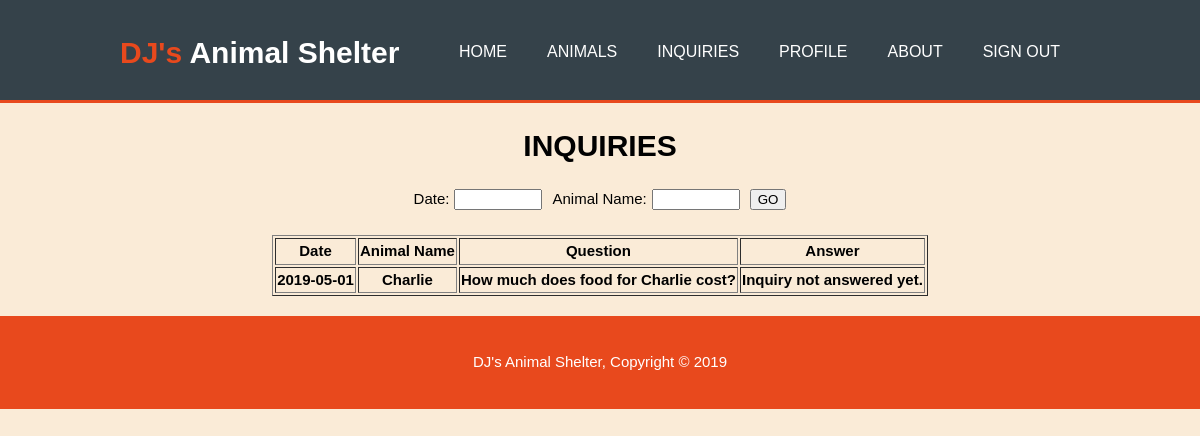
/user_inquiries.php (signed in), run on the app's committed database.
### tables this page shows
CREATE TABLE `inquiries` (
  `INQUIRY_ID` int(11) NOT NULL,
  `PROFILE_ID` int(11) NOT NULL,
  `Inquiry_Date` date NOT NULL,
  `ANIMAL_ID` int(11) NOT NULL,
  `First_Name` varchar(100) NOT NULL,
  `Last_Name` varchar(100) NOT NULL,
  `Animal_Name` varchar(100) NOT NULL,
  `Question` varchar(150) NOT NULL,
  `Answer` varchar(150) DEFAULT NULL
);

### src/user_inquiries_filters.php (the view, shortened to what this page needs)
<?php
    echo '<table border = "1" align = "center">';
    echo '<tr>';
    echo '<th>Date</th>';
    echo '<th>Animal Name</th>';
    echo '<th>Question</th>';
    echo '<th>Answer</th>';
    echo '</tr>';
    $result = mysqli_query($con, "SELECT Inquiry_Date, Animal_Name, Question, Answer from inquiries WHERE PROFILE_ID = '$profile_id'");
    $date = $_SESSION['inquiry_date'];
    $a_name = $_SESSION['inquiry_a_name'];
    if(mysqli_num_rows($result) == 0)
        echo '<h2 align = "center">No Inquiries made</h2>';
    else
    {
        while($row = $result->fetch_assoc())
        {
            $i_date = $row['Inquiry_Date'];
            $animal_name = $row['Animal_Name'];
            if($date != "" && $a_name != "")
            {
                if($date == $i_date && $a_name == $animal_name)
                {
                    echo '<tr>';
                    echo '<th>' . $row['Inquiry_Date'] . '</th>';
                    echo '<th>' . $row['Animal_Name'] . '</th>';
                    echo '<th>' . $row['Question'] . '</th>';
                    if($row['Answer'] == NULL)
                        echo '<th>Inquiry not answered yet.</th>';
                    else
                        echo '<th>' . $row['Answer'] .'</th>';
                    echo '</tr>';
                }
            }
            else
            {
                echo '<tr>';
                echo '<th>' . $row['Inquiry_Date'] . '</th>';
                echo '<th>' . $row['Animal_Name'] . '</th>';
                echo '<th>' . $row['Question'] . '</th>';
                if($row['Answer'] == NULL)
                    echo '<th>Inquiry not answered yet.</th>';
                else
                    echo '<th>' . $row['Answer'] .'</th>';
                echo '</tr>';
            }
        }
    }
    echo '</table>';
?>

### src/style.css (style rules this page uses)
body { font-family: Arial, Halvertica, sans-serif; font-size: 15px; line-height: 1.5; padding: 0; margin: 0; background-color: #FAEBD7; }

### data on the page
inquiries: Inquiry_Date "2019-05-01", Animal_Name "Charlie", Question "How much does food for Charlie cost?", shows "Inquiry not answered yet."
